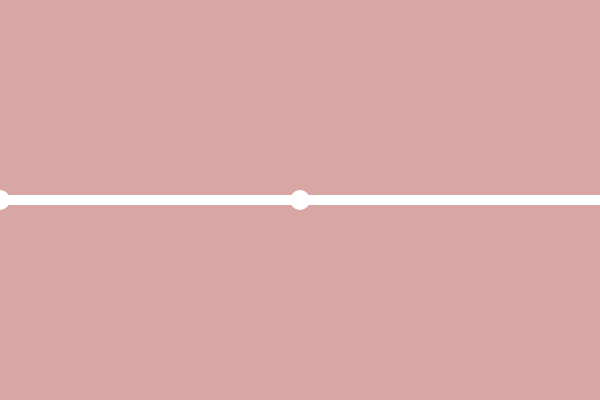
Frame 1 (no input)
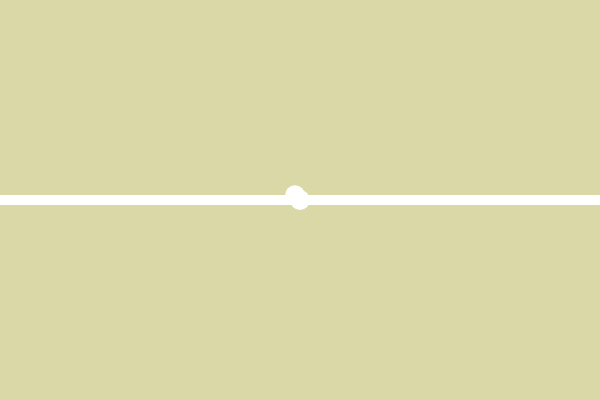
Frame 60 (no input)
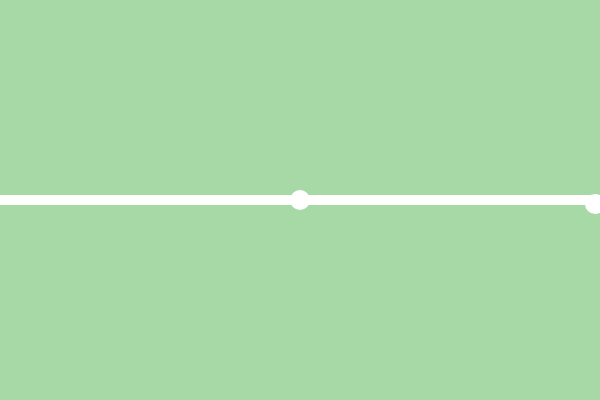
Frame 120 (the mouse pressed at the canvas centre since frame 60)

The p5.js sketch that drew these frames (run headless with seeded random() and noise() and a simulated clock; from frame 60 on, the mouse is pressed at the canvas centre):

// p5.js sketch
// ── sketch.js
var x = 0;
var y = 50;
var weite = 20;
var hoehe = weite;
var myhue = 0;

// getting started with p5js
function setup(){
 // this is executed once
  colorMode(HSL, 360, 100, 100, 100);
  createCanvas(600,400);
 y = height/2;
}

function draw(){

  // background(0, 255);
  noStroke();
  // strokeWeight(5);
  fill(myhue,40,75,100);
  rect(0,0, width,height);
  myhue= myhue + 1;

strokeWeight(10);
stroke(100,0,100,100);
line(0,height/2,width,height/2);
strokeWeight(20);

point(width/2,height/2);
noStroke();

  if(myhue> 360){
    myhue = 0;
  }
  // fill(255); // greyscale
  // fill(255, 100); //greyscale , alpha
  // fill(0,255,0); // rgb
  fill(0,0,100, 100); // rgba
  ellipse(x,y, weite, hoehe);
// this is executed all the time
  x = x + 5;
 y =  (height/2) + random(-5,5);

 if(x > width){
   x = 0;
 }
// console.log(x);
}
